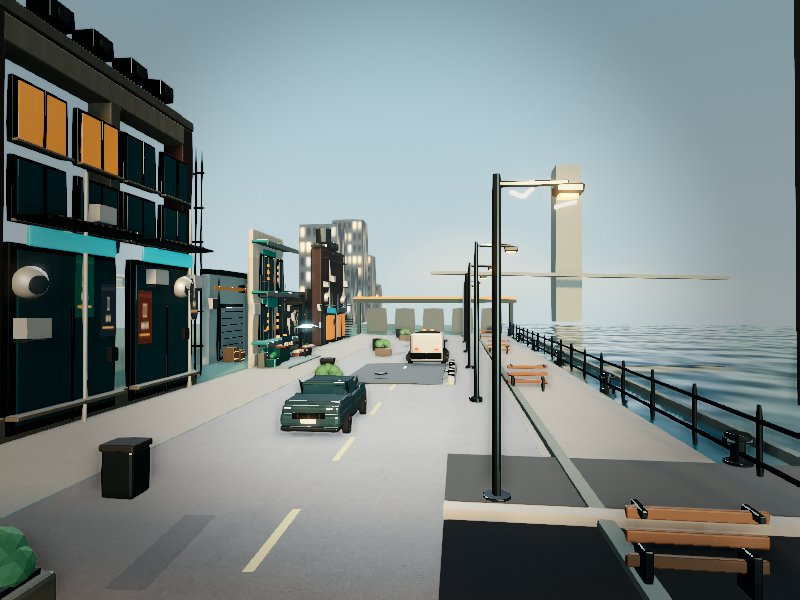
#> input picture shots/dn_n_x.jpg, 800 x 600 px; its folder holds only this picture in this run
$ python analyze.py
#> lines starting #> are read from the running program, lines starting #| are printed output that depends on the picture
import os, glob
from PIL import Image, ImageFilter, ImageStat

OUT = '/workspace/shots'
files = sorted(glob.glob(os.path.join(OUT, '*.jpg')))

def lum(p):
    return p[0]*0.299 + p[1]*0.587 + p[2]*0.114

for f in files:
    im = Image.open(f).convert('RGB')
#> im is the input picture: PIL image 800x600 RGB; mean R, G, B 123, 133.2, 132.7
    w, h = im.size
#> w = 800; h = 600
    px = im.load()
    # downsample for speed
    small = im.resize((160, 90))
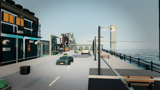
#> small: PIL image 160x90 RGB; mean R, G, B 123.1, 133.3, 132.8
    sp = small.load()
    sw, sh = small.size
#> sw = 160; sh = 90

    lums = []
    sats = []
    hues = set()
    for y in range(sh):
        for x in range(sw):
            r, g, b = sp[x, y]
            L = 0.299*r + 0.587*g + 0.114*b
            mx, mn = max(r,g,b), min(r,g,b)
            sat = (mx - mn) / max(1, mx) * 100
            lums.append(L)
            sats.append(sat)
            # quantized hue bucket
            if mx > 20:
                if mx - mn < 14:
                    hues.add('gray')
                else:
                    if mx == r: hues.add('R')
                    elif mx == g: hues.add('G')
                    else: hues.add('B')
#> after the loop, hues = 4 items; lums = 14400 values, max 235.6 at index 8247, min 0 at index 6, mean 130.2; sats = 14400 values, max 100 at index 7, min 0 at index 6, mean 18.85

    mean = sum(lums)/len(lums)
#> mean = 130.2
    var = sum((v-mean)**2 for v in lums)/len(lums)
#> var = 3811
    contrast = var**0.5
#> contrast = 61.73
    sat_mean = sum(sats)/len(sats)
#> sat_mean = 18.85

    # edge energy (Laplacian on luminance)
    g = im.convert('L').resize((320, 180))
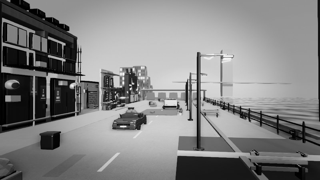
#> g: PIL image 320x180 L; min 0, max 254, mean 130.1
    lap = g.filter(ImageFilter.FIND_EDGES)
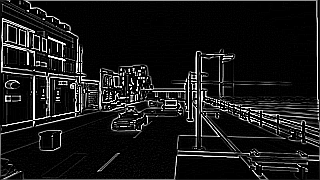
#> lap: PIL image 320x180 L; min 0, max 255, mean 24.6
    lp = lap.load()
    edge_sum = 0
    n = 0
    for y in range(180):
        for x in range(320):
            edge_sum += lp[x, y]
            n += 1
#> after the loop, edge_sum = 1415240; n = 57600
    edge_energy = edge_sum / n
#> edge_energy = 24.57

    # sky ratio: top 40% avg lum vs bottom
    top = [lum(px[x, int(h*0.06)]) for x in range(0, w, max(1, w//200))]
#> top = 200 values, max 172.9 at index 90, min 0 at index 19, mean 140.2
    bot = [lum(px[x, int(h*0.85)]) for x in range(0, w, max(1, w//200))]
#> bot = 200 values, max 215.8 at index 74, min 8.29 at index 161, mean 145.1
    top_m = sum(top)/len(top)
#> top_m = 140.2
    bot_m = sum(bot)/len(bot)
#> bot_m = 145.1

    name = os.path.basename(f)
    print(f"{name:16s} {w}x{h}  lum={mean:5.1f}  contrast={contrast:5.1f}  sat={sat_mean:5.1f}  edge={edge_energy:6.1f}  sky/top={top_m:5.1f} bot={bot_m:5.1f}  hues={len(hues)}")
#| dn_n_x.jpg       800x600  lum=130.2  contrast= 61.7  sat= 18.8  edge=  24.6  sky/top=140.2 bot=145.1  hues=4

$ run again, on shots/p_x.jpg
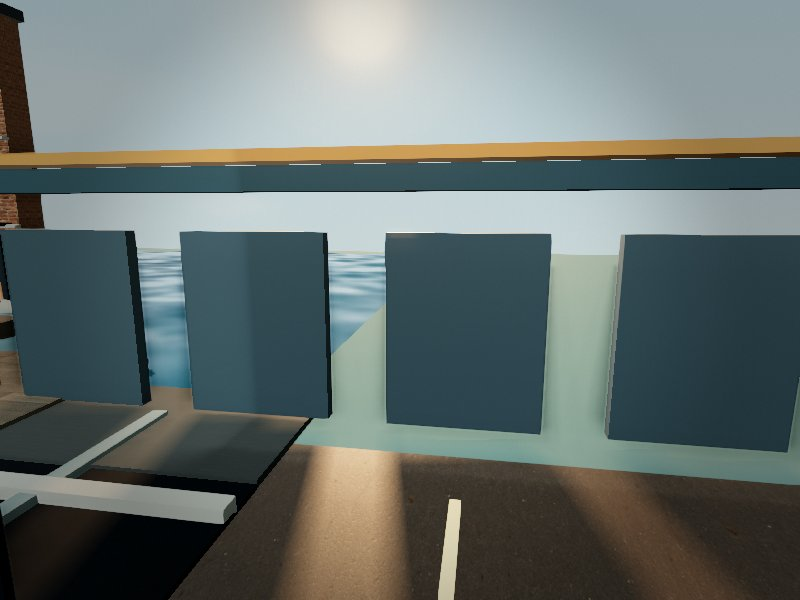
#> input picture shots/p_x.jpg, 800 x 600 px
#> im is the input picture: PIL image 800x600 RGB; mean R, G, B 102.9, 112.9, 110.6
#> `small = im.resize((160, 90))`:
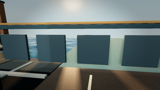
#> small: PIL image 160x90 RGB; mean R, G, B 102.9, 112.9, 110.6
#> after the loop `for y in range(sh):`: hues = 4 items; lums = 14400 values, max 226.9 at index 1031, min 0 at index 11555, mean 109.6; sats = 14400 values, max 100 at index 323, min 0 at index 11555, mean 26.99
#> mean = 109.6
#> var = 3661.1
#> contrast = 60.51
#> sat_mean = 26.99
#> `lap = g.filter(ImageFilter.FIND_EDGES)`:
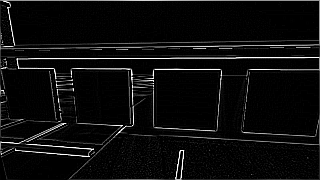
#> lap: PIL image 320x180 L; min 0, max 255, mean 13
#> after the loop `for y in range(180):`: edge_sum = 747402; n = 57600
#> edge_energy = 12.98
#> top = 200 values, max 225.9 at index 89, min 27.01 at index 1, mean 168.4
#> bot = 200 values, max 215.2 at index 113, min 12.92 at index 7, mean 77.91
#> top_m = 168.4
#> bot_m = 77.91
#| p_x.jpg          800x600  lum=109.6  contrast= 60.5  sat= 27.0  edge=  13.0  sky/top=168.4 bot= 77.9  hues=4

$ run again, on shots/p_z.jpg
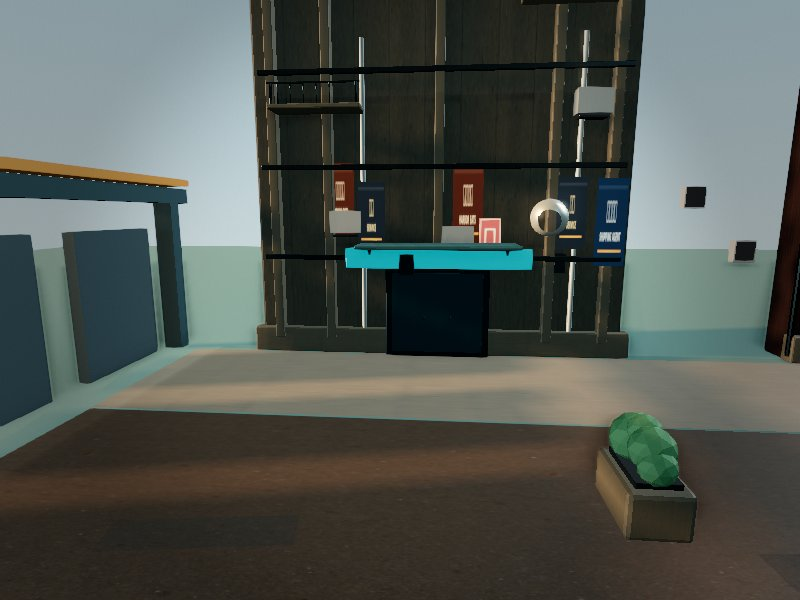
#> input picture shots/p_z.jpg, 800 x 600 px
#> im is the input picture: PIL image 800x600 RGB; mean R, G, B 79.9, 85.2, 79.8
#> `small = im.resize((160, 90))`:
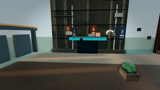
#> small: PIL image 160x90 RGB; mean R, G, B 79.9, 85.3, 79.8
#> after the loop `for y in range(sh):`: hues = 4 items; lums = 14400 values, max 242.1 at index 5067, min 0 at index 6321, mean 83.02; sats = 14400 values, max 100 at index 4318, min 0 at index 5353, mean 25.27
#> mean = 83.02
#> var = 2736.4
#> contrast = 52.31
#> sat_mean = 25.27
#> `lap = g.filter(ImageFilter.FIND_EDGES)`:
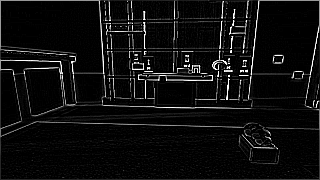
#> lap: PIL image 320x180 L; min 0, max 255, mean 14.7
#> after the loop `for y in range(180):`: edge_sum = 846580; n = 57600
#> edge_energy = 14.7
#> top = 200 values, max 170.6 at index 146, min 23.75 at index 83, mean 98.24
#> bot = 200 values, max 104.3 at index 156, min 30.82 at index 173, mean 49.44
#> top_m = 98.24
#> bot_m = 49.44
#| p_z.jpg          800x600  lum= 83.0  contrast= 52.3  sat= 25.3  edge=  14.7  sky/top= 98.2 bot= 49.4  hues=4

$ run again, on shots/shot_district_view1.jpg
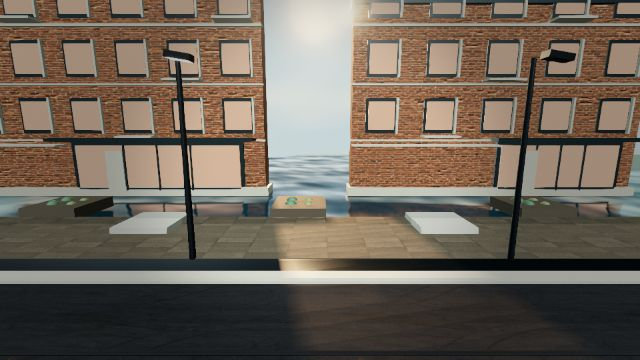
#> input picture shots/shot_district_view1.jpg, 640 x 360 px
#> im is the input picture: PIL image 640x360 RGB; mean R, G, B 110.5, 100, 88.6
#> `small = im.resize((160, 90))`:
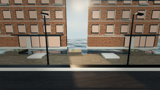
#> small: PIL image 160x90 RGB; mean R, G, B 110.5, 100, 88.6
#> after the loop `for y in range(sh):`: hues = 4 items; lums = 14400 values, max 238.8 at index 10957, min 0.57 at index 10708, mean 101.8; sats = 14400 values, max 100 at index 2378, min 0 at index 5778, mean 24.67
#> mean = 101.8
#> var = 3059.7
#> contrast = 55.31
#> sat_mean = 24.67
#> `lap = g.filter(ImageFilter.FIND_EDGES)`:
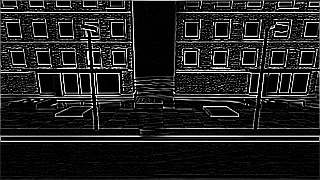
#> lap: PIL image 320x180 L; min 0, max 255, mean 32.8
#> after the loop `for y in range(180):`: edge_sum = 1890134; n = 57600
#> edge_energy = 32.81
#> top = 214 values, max 225.9 at index 103, min 45.92 at index 185, mean 108.2
#> bot = 214 values, max 73.86 at index 106, min 23.15 at index 38, mean 37.66
#> top_m = 108.2
#> bot_m = 37.66
#| shot_district_view1.jpg 640x360  lum=101.8  contrast= 55.3  sat= 24.7  edge=  32.8  sky/top=108.2 bot= 37.7  hues=4

$ run again, on shots/dn_n_z.jpg
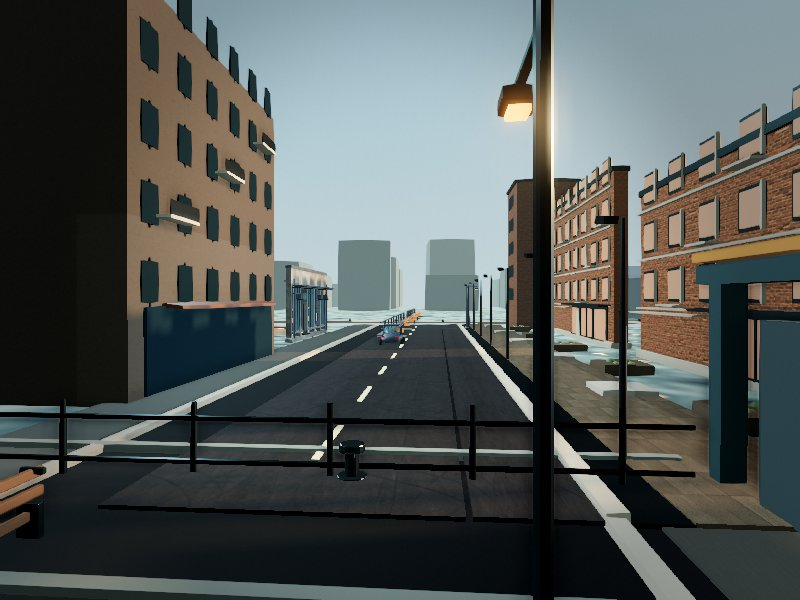
#> input picture shots/dn_n_z.jpg, 800 x 600 px
#> im is the input picture: PIL image 800x600 RGB; mean R, G, B 84, 89.4, 87.5
#> `small = im.resize((160, 90))`:
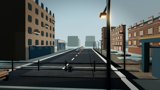
#> small: PIL image 160x90 RGB; mean R, G, B 84, 89.4, 87.5
#> after the loop `for y in range(sh):`: hues = 4 items; lums = 14400 values, max 243.6 at index 2662, min 0 at index 7949, mean 87.56; sats = 14400 values, max 100 at index 109, min 0 at index 5868, mean 25.3
#> mean = 87.56
#> var = 4173.8
#> contrast = 64.6
#> sat_mean = 25.3
#> `lap = g.filter(ImageFilter.FIND_EDGES)`:
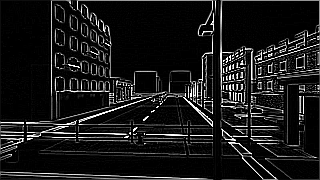
#> lap: PIL image 320x180 L; min 0, max 255, mean 25.4
#> after the loop `for y in range(180):`: edge_sum = 1460805; n = 57600
#> edge_energy = 25.36
#> top = 200 values, max 175.2 at index 96, min 4.13 at index 35, mean 125.6
#> bot = 200 values, max 178.8 at index 152, min 0 at index 136, mean 39.62
#> top_m = 125.6
#> bot_m = 39.62
#| dn_n_z.jpg       800x600  lum= 87.6  contrast= 64.6  sat= 25.3  edge=  25.4  sky/top=125.6 bot= 39.6  hues=4
